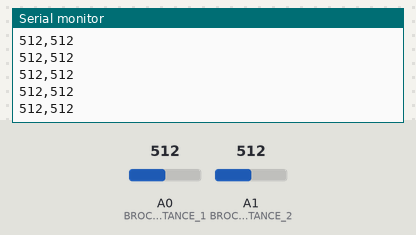
Recording of a sketch running on a simulated Arduino Uno, built with avr-gcc and run on an emulated ATmega328P. On the bench: the last lines printed to the serial monitor. The inputs (shaded band) are chosen by the test bench; at power-on: A0 (BROCHE_PHOTORESISTANCE_1) = 512, A1 (BROCHE_PHOTORESISTANCE_2) = 512.

Above: at 1.2 s.
1.3 s: A0 (BROCHE_PHOTORESISTANCE_1) set to 716
At 1.33 s:
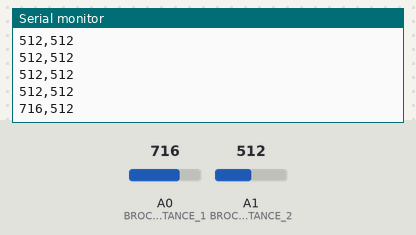
4.3 s: A1 (BROCHE_PHOTORESISTANCE_2) set to 716
At 4.31 s:
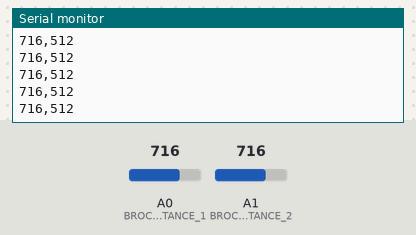
5.8 s: A0 (BROCHE_PHOTORESISTANCE_1) set to 900
At 5.83 s:
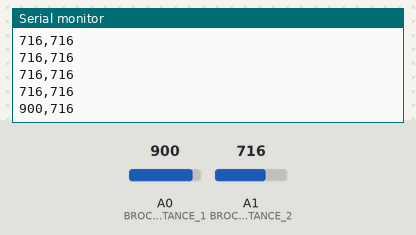
7.3 s: A1 (BROCHE_PHOTORESISTANCE_2) set to 900
At 7.3 s:
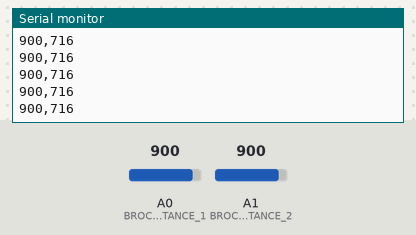
Timing chart, 0 to 9.8 s (numbered marks = the images above; inputs shaded):
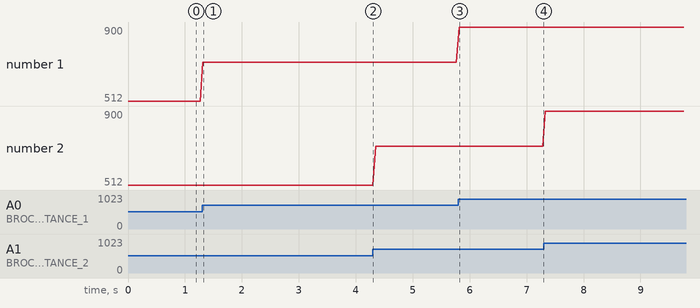

The sketch:

test_photoresistance.ino
```cpp
/* thereminiminimum
 *  THSF#10, mai 2019
 *  test photorésistance
 *  Ouvrir le traceur série de l'IDE arduino pour voir les valeurs
 *  photorésistances en diviseur de tension, avec une résistance de 2.2k
 */

#define BROCHE_PHOTORESISTANCE_1     A0
#define BROCHE_PHOTORESISTANCE_2     A1

int signal_photoresistance_1;
int signal_photoresistance_2;

void setup() {
  Serial.begin(9600);
}

void loop() {

  // Récupérer les valeurs sur les broches
  signal_photoresistance_1 = analogRead(BROCHE_PHOTORESISTANCE_1);
  signal_photoresistance_2 = analogRead(BROCHE_PHOTORESISTANCE_2);

  // Envoyer les valeurs pour qu'elles soient affichables dans le traceur série
  Serial.print(signal_photoresistance_1);
  Serial.print(",");
  Serial.println(signal_photoresistance_2);

  delay(50); // 1 valeur toutes les 50 ms = 20 valeurs par secondes
}
```

Measured:
- after the input at 1.3 s, the serial monitor: prints a new line at once (image 1)
- after the input at 5.8 s, the serial monitor: prints a new line at once (image 3)
- plotted number 1: 512 → 716 after the input at 1.3 s, 716 → 900 after the input at 5.8 s
